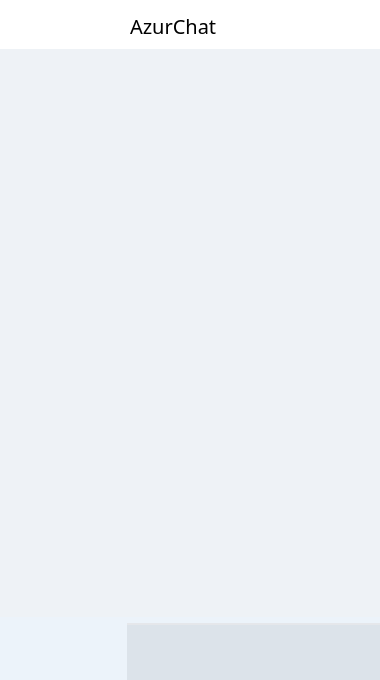
<?xml version="1.0" encoding="UTF-8"?>
<ui version="4.0">
 <class>Widget</class>
 <widget class="QWidget" name="Widget">
  <property name="geometry">
   <rect>
    <x>0</x>
    <y>0</y>
    <width>380</width>
    <height>680</height>
   </rect>
  </property>
  <property name="windowTitle">
   <string>Widget</string>
  </property>
  <property name="styleSheet">
   <string notr="true"/>
  </property>
  <layout class="QGridLayout" name="gridLayout">
   <property name="leftMargin">
    <number>0</number>
   </property>
   <property name="topMargin">
    <number>0</number>
   </property>
   <property name="rightMargin">
    <number>0</number>
   </property>
   <property name="bottomMargin">
    <number>0</number>
   </property>
   <item row="0" column="0">
    <widget class="QWidget" name="widget" native="true">
     <property name="sizePolicy">
      <sizepolicy hsizetype="MinimumExpanding" vsizetype="MinimumExpanding">
       <horstretch>0</horstretch>
       <verstretch>0</verstretch>
      </sizepolicy>
     </property>
     <property name="styleSheet">
      <string notr="true">background-color: #ECF3FA;</string>
     </property>
     <layout class="QGridLayout" name="gridLayout_2">
      <property name="leftMargin">
       <number>0</number>
      </property>
      <property name="topMargin">
       <number>0</number>
      </property>
      <property name="rightMargin">
       <number>0</number>
      </property>
      <property name="bottomMargin">
       <number>0</number>
      </property>
      <property name="spacing">
       <number>0</number>
      </property>
      <item row="1" column="0">
       <widget class="QWidget" name="AzurChat" native="true">
        <property name="maximumSize">
         <size>
          <width>16777215</width>
          <height>50</height>
         </size>
        </property>
        <property name="font">
         <font>
          <family>PingFang SC</family>
          <italic>false</italic>
          <bold>true</bold>
          <stylestrategy>PreferDefault</stylestrategy>
         </font>
        </property>
        <property name="autoFillBackground">
         <bool>false</bool>
        </property>
        <property name="styleSheet">
         <string notr="true">background-color: #FFFFFF;</string>
        </property>
        <layout class="QGridLayout" name="gridLayout_3">
         <property name="topMargin">
          <number>12</number>
         </property>
         <item row="0" column="3">
          <spacer name="horizontalSpacer_2">
           <property name="orientation">
            <enum>Qt::Orientation::Horizontal</enum>
           </property>
           <property name="sizeHint" stdset="0">
            <size>
             <width>40</width>
             <height>20</height>
            </size>
           </property>
          </spacer>
         </item>
         <item row="0" column="1">
          <spacer name="horizontalSpacer">
           <property name="orientation">
            <enum>Qt::Orientation::Horizontal</enum>
           </property>
           <property name="sizeHint" stdset="0">
            <size>
             <width>20</width>
             <height>20</height>
            </size>
           </property>
          </spacer>
         </item>
         <item row="0" column="2">
          <widget class="QLabel" name="label">
           <property name="font">
            <font>
             <family>PingFang SC</family>
             <pointsize>15</pointsize>
             <italic>false</italic>
             <bold>false</bold>
             <stylestrategy>PreferDefault</stylestrategy>
            </font>
           </property>
           <property name="text">
            <string>AzurChat</string>
           </property>
          </widget>
         </item>
         <item row="0" column="4">
          <widget class="QToolButton" name="quit_button">
           <property name="styleSheet">
            <string notr="true">
        QToolButton {
            border: none;
            padding: 2px;
        }

        QToolButton:hover {
            background-color: #e6e6e6;
            border-radius: 4px;
        }

        QToolButton:pressed {
            background-color: #d0d0d0;
        }

        /* 关键：干掉下拉箭头 */
        QToolButton::menu-indicator {
            image: none;
        }
        </string>
           </property>
           <property name="text">
            <string/>
           </property>
           <property name="icon">
            <iconset resource="pic.qrc">
             <normaloff>:/icon/quit.svg</normaloff>:/icon/quit.svg</iconset>
           </property>
           <property name="iconSize">
            <size>
             <width>20</width>
             <height>20</height>
            </size>
           </property>
          </widget>
         </item>
        </layout>
       </widget>
      </item>
      <item row="2" column="0">
       <widget class="QWidget" name="widget_3" native="true">
        <property name="font">
         <font>
          <family>PingFang SC</family>
         </font>
        </property>
        <property name="styleSheet">
         <string notr="true"/>
        </property>
        <layout class="QGridLayout" name="gridLayout_4">
         <property name="leftMargin">
          <number>0</number>
         </property>
         <property name="topMargin">
          <number>0</number>
         </property>
         <property name="rightMargin">
          <number>0</number>
         </property>
         <property name="bottomMargin">
          <number>0</number>
         </property>
         <property name="verticalSpacing">
          <number>6</number>
         </property>
         <item row="0" column="0">
          <widget class="QListWidget" name="list">
           <property name="sizePolicy">
            <sizepolicy hsizetype="Expanding" vsizetype="Expanding">
             <horstretch>0</horstretch>
             <verstretch>10</verstretch>
            </sizepolicy>
           </property>
           <property name="styleSheet">
            <string notr="true">QListWidget {
    border: none;
    outline: none;
    background-color: #EEF2F6;
    padding: 10px;
}

QListWidget::item:selected {
    background: transparent;
}</string>
           </property>
           <property name="lineWidth">
            <number>0</number>
           </property>
          </widget>
         </item>
         <item row="1" column="0">
          <widget class="QWidget" name="widget_2" native="true">
           <property name="sizePolicy">
            <sizepolicy hsizetype="Preferred" vsizetype="Expanding">
             <horstretch>0</horstretch>
             <verstretch>1</verstretch>
            </sizepolicy>
           </property>
           <property name="styleSheet">
            <string notr="true"/>
           </property>
           <layout class="QGridLayout" name="gridLayout_5">
            <property name="leftMargin">
             <number>0</number>
            </property>
            <property name="topMargin">
             <number>0</number>
            </property>
            <property name="rightMargin">
             <number>0</number>
            </property>
            <property name="bottomMargin">
             <number>0</number>
            </property>
            <property name="spacing">
             <number>0</number>
            </property>
            <item row="0" column="2">
             <widget class="QToolButton" name="my">
              <property name="sizePolicy">
               <sizepolicy hsizetype="Expanding" vsizetype="Expanding">
                <horstretch>0</horstretch>
                <verstretch>0</verstretch>
               </sizepolicy>
              </property>
              <property name="styleSheet">
               <string notr="true">QToolButton {
            border: none;
            background: transparent;
            color: #666;
            border-top: 2px solid #E5E7EB;
            background-color: #DCE3EA;
        }
</string>
              </property>
              <property name="text">
               <string/>
              </property>
             </widget>
            </item>
            <item row="0" column="0">
             <widget class="QToolButton" name="chat">
              <property name="sizePolicy">
               <sizepolicy hsizetype="Expanding" vsizetype="Expanding">
                <horstretch>0</horstretch>
                <verstretch>0</verstretch>
               </sizepolicy>
              </property>
              <property name="styleSheet">
               <string notr="true">QToolButton {
            border: none;
            background: transparent;
            color: #666;
        }
</string>
              </property>
              <property name="text">
               <string/>
              </property>
              <property name="iconSize">
               <size>
                <width>30</width>
                <height>30</height>
               </size>
              </property>
              <property name="popupMode">
               <enum>QToolButton::ToolButtonPopupMode::DelayedPopup</enum>
              </property>
              <property name="toolButtonStyle">
               <enum>Qt::ToolButtonStyle::ToolButtonIconOnly</enum>
              </property>
             </widget>
            </item>
            <item row="0" column="1">
             <widget class="QToolButton" name="phone">
              <property name="sizePolicy">
               <sizepolicy hsizetype="Expanding" vsizetype="Expanding">
                <horstretch>0</horstretch>
                <verstretch>0</verstretch>
               </sizepolicy>
              </property>
              <property name="styleSheet">
               <string notr="true">QToolButton {
            border: none;

            color: #666;
            border-top: 2px solid #E5E7EB;
            background-color: #DCE3EA;
        }
</string>
              </property>
              <property name="text">
               <string/>
              </property>
             </widget>
            </item>
           </layout>
          </widget>
         </item>
        </layout>
       </widget>
      </item>
     </layout>
    </widget>
   </item>
  </layout>
 </widget>
 <resources>
  <include location="pic.qrc"/>
 </resources>
 <connections/>
</ui>
